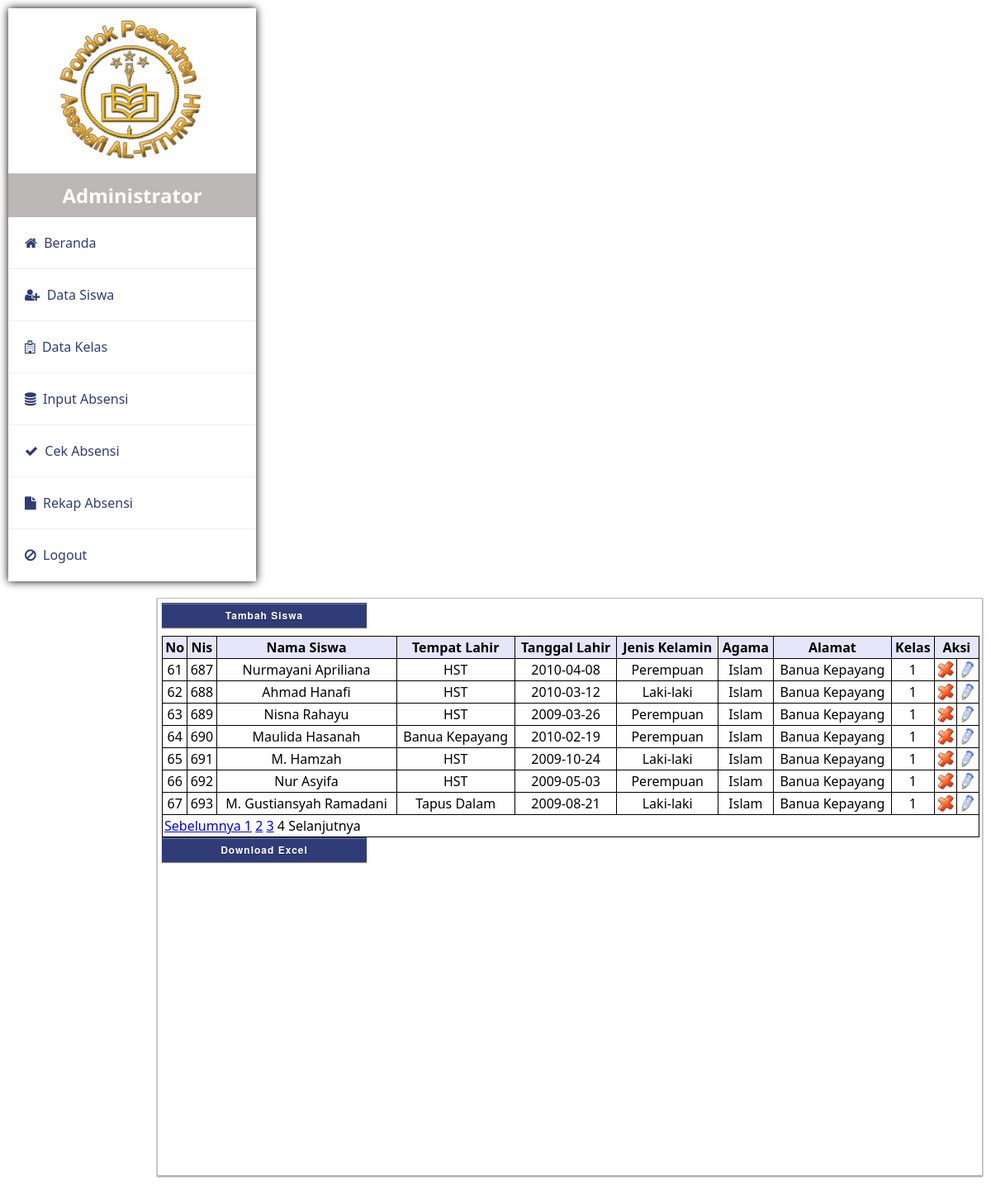
/siswa_data.php?pg=4 (signed in), run on the app's committed database.
### tables this page shows
CREATE TABLE IF NOT EXISTS `siswa` (
  `nis` int(3) NOT NULL AUTO_INCREMENT,
  `nama_siswa` varchar(100) NOT NULL,
  `tempat_lahir` varchar(100) NOT NULL,
  `tanggal_lahir` date NOT NULL,
  `jenis_kelamin` varchar(10) NOT NULL,
  `agama` varchar(30) NOT NULL,
  `alamat` text NOT NULL,
  `kode_kelas` int(3) NOT NULL,
  PRIMARY KEY (`nis`)
);

CREATE TABLE IF NOT EXISTS `kelas` (
  `kode_kelas` int(3) NOT NULL AUTO_INCREMENT,
  `kelas` varchar(3) NOT NULL,
  PRIMARY KEY (`kode_kelas`)
);

### siswa_data.php (the view, shortened to what this page needs)
<!DOCTYPE html>
<?php
if (empty($_SESSION['username']) AND empty($_SESSION['passuser'])) {
  echo "<center>Untuk mengakses halaman ini, Anda harus login <br>";
  echo "<a href=index.php><b>LOGIN</b></a></center>";
}
else{
?>
<html lang="en">
<head>
 <link rel="stylesheet" href="css/admin.css">
 <link rel="stylesheet" href="css/font-awesome.css">
</head>
<body>
 <aside>
 <div class="brand">
  <img src="gambar/logo.png" width="200" alt="">
  <h2>Administrator</h2>
 </div>
  <ul class="menu">
   <li><a href="beranda.php"><i class="fa fa-home"></i> &nbsp;Beranda</a></li>
   <li><a href="siswa_data.php"><i class="fa fa-user-plus"></i> &nbsp;Data Siswa</a></li>
   <li><a href="kelas_data.php"><i class="fa fa-hospital-o"></i> &nbsp;Data Kelas</a></li>
   <li><a href="absensi_data.php"><i class="fa fa-database"></i> &nbsp;Input Absensi</a></li>
   <li><a href="absensi_cek.php"><i class="fa fa-check"></i> &nbsp;Cek Absensi</a></li>
   <li><a href="absensi_rekap.php"><i class="fa fa-file"></i> &nbsp;Rekap Absensi</a></li>
   <li><a href="logout.php"><i class="fa fa-ban"></i> &nbsp;Logout</a></li>
  </ul>
 </aside>
	<form action="siswa_tambah.php" class="posting">
		<input type="submit" class="btn" value="Tambah Siswa" />
		<table width="990" border="0" align="center" cellpadding="2" cellspacing="1" bgcolor="#000000" celpading="2" celspacing="1" >
		<tr bgcolor="#E6E6FA">
		<td><div align="center"><strong>No</strong></div></td>
		<td><div align="center"><strong>Nis</strong></div></td>
		<td><div align="center"><strong>Nama Siswa</strong></div></td>
		<td><div align="center"><strong>Tempat Lahir</strong></div></td>
		<td><div align="center"><strong>Tanggal Lahir</strong></div></td>
		<td><div align="center"><strong>Jenis Kelamin</strong></div></td>
		<td><div align="center"><strong>Agama</strong></div></td>
		<td><div align="center"><strong>Alamat</strong></div></td>
		<td><div align="center"><strong>Kelas</strong></div></td>
		<td colspan="2"><div align="center"><strong>Aksi</strong></div></td>
		</tr>
			<?php
			$batas = 20;
			$pg = isset( $_GET['pg'] ) ? $_GET['pg'] : "";
			if ( empty( $pg ) ) {
			$posisi = 0;
			$pg = 1;
			} else {
			$posisi = ( $pg - 1 ) * $batas;
			}
			$no=0+$posisi;
			  $tampil="SELECT * FROM siswa, kelas WHERE siswa.kode_kelas=kelas.kode_kelas limit $posisi, $batas";
			  $qryTampil=mysql_query($tampil);
			  while ($dataTampil=mysql_fetch_array($qryTampil)) {
			 $no++;
			 ?>
			<tr bgcolor="#FFFFFF">
			<td align="center"><?php echo $no ; ?></td>
			<td align="center"><?php echo $dataTampil['nis']; ?></td>
			<td align="center"><?php echo $dataTampil['nama_siswa']; ?></td>
			<td align="center"><?php echo $dataTampil['tempat_lahir']; ?></td>
			<td align="center"><?php echo $dataTampil['tanggal_lahir']; ?></td>
			<td align="center"><?php echo $dataTampil['jenis_kelamin']; ?></td>
			<td align="center"><?php echo $dataTampil['agama']; ?></td>
			<td align="center"><?php echo $dataTampil['alamat']; ?></td>
			<td align="center"><?php echo $dataTampil['kode_kelas']; ?></td>
			<td>
			<div align="center">
			<a href="siswa_hapus.php?nis=<?php echo $dataTampil['nis'] ; ?>" onclick="javascript: return confirm('Anda yakin hapus ?')"><img src="gambar/hapus.png" width="20"></a>
			</td>
			<td>
			<a href="siswa_edit.php?nis=<?php echo $dataTampil['nis']; ?>"><img src="gambar/edit.png" width="20"></a>
			</td>
			</tr>
			<?php } ?>
			<tr bgcolor="#FFFFFF">
			<td colspan="11">
			<?php
			$jml_data = mysql_num_rows(mysql_query("SELECT * FROM siswa"));
			$JmlHalaman = ceil($jml_data/$batas);
			if ( $pg > 1 ) {
			$link = $pg-1;
			$prev = "<a href='?pg=$link'>Sebelumnya </a>";
			} else {
			$prev = "Sebelumnya ";
			}
			$nmr = '';
			for ( $i = 1; $i<= $JmlHalaman; $i++ ){
			if ( $i == $pg ) {
			$nmr .= $i . " ";
			} else {
			$nmr .= "<a href='?pg=$i'>$i</a> ";
			}
			}
			if ( $pg < $JmlHalaman ) {
			$link = $pg + 1;
			$next = " <a href='?pg=$link'>Selanjutnya</a>";
			} else {
			$next = "Selanjutnya";
			}
			echo $prev . $nmr . $next;
			 ?>
			 </td>
			 </tr>
		</table>
		<a href="cetak_siswa.php"><input type="button" class="btn" value="Download Excel" /></a>
	</form>
</body>
</html>
<?php } ?>

### css/admin.css (style rules this page uses)
* { margin: 0 auto; font-family: Segoe UI; box-sizing: border-box; }
aside { box-shadow: 0px 0px 10px black; float: left; margin: 10px; background: white; max-width: 100%; width: 300px; }
img { display: block; max-width: 100%; }
aside .brand img { height: 200px; }
aside .brand h2 { background:rgba(133, 125, 125, 0.541); color: white; text-align: center; padding: 10px; }
ul.menu { list-style: none; padding: 0; }
ul.menu li { position: relative; }
ul.menu li a { text-decoration: none; padding: 20px; color: rgb(47, 60, 119); display: block; border-bottom: 1px solid #eee; -webkit-transition: all 0.4s ease-in-out; -o-transition: all 0.4s ease-in-out; transition: all 0.4s ease-in-out; }
.posting { float : right; width: 1000px; min-height:700px; margin-left : 5px; margin-right: 10px; margin-top : 10px; margin-bottom : 45px; padding: 5px; position: relative; display: inline-block; text-align: justifiy; font: Times New Roman; border: 1px solid #bbb; -moz-box-shadow: 0 1px 2px rgba(0, 0, 0, 0.5), inset 0 1px 0 rgba(255, 255, 255, 0.5); -webkit-box-shadow: 0 1px 2px rgba(0, 0, 0, 0.5), inset 0 1px 0 rgba(255, 255, 255, 0.5); box-shadow: 0 1px 2px rgba(0, 0, 0, 0.5), inset 0 1px 0 rgba(255, 255, 255, 0.5); behavior: url(PIE.htc); }
.btn { width: 248px; height: 30px; color: #fff; font: bold 12px 'Helvetica Neue', Helvetica, Arial, sans-serif; text-shadow: 0 1px 0 rgba(0, 0, 0, 0.5); letter-spacing: 1px; text-align: center; border: 1px solid rgb(47, 60, 119); margin-top:; margin-bottom:10px; outline: none; cursor: pointer; position: relative; background-color: rgb(47, 60, 119); background-image: -webkit-gradient(linear, left top, left bottom, from(rgb(47, 60, 119)), to(rgb(47, 60, 119))); -moz-box-shadow: inset 0 1px 0 rgba(255, 255, 255, 0.3), 0 1px 1px rgba(0, 0, 0, 0.5); -webkit-box-shadow: inset 0 1px 0 rgba(255, 255, 255, 0.3), 0 1px 1px rgba(0, 0, 0, 0.5); box-shadow: inset 0 1px 0 rgba(255, 255, 255, 0.3), 0 1px 1px rgba(0, 0, 0, 0.5); behavior: url(PIE.htc); }

### data on the page
siswa: nis "687", nama_siswa "Nurmayani Apriliana", tempat_lahir "HST", tanggal_lahir "2010-04-08", jenis_kelamin "Perempuan", agama "Islam", alamat "Banua Kepayang", kode_kelas.kode_kelas "1"
siswa: nis "688", nama_siswa "Ahmad Hanafi", tempat_lahir "HST", tanggal_lahir "2010-03-12", jenis_kelamin "Laki-laki", agama "Islam", alamat "Banua Kepayang", kode_kelas.kode_kelas "1"
siswa: nis "689", nama_siswa "Nisna Rahayu", tempat_lahir "HST", tanggal_lahir "2009-03-26", jenis_kelamin "Perempuan", agama "Islam", alamat "Banua Kepayang", kode_kelas.kode_kelas "1"
siswa: nis "690", nama_siswa "Maulida Hasanah", tempat_lahir "Banua Kepayang", tanggal_lahir "2010-02-19", jenis_kelamin "Perempuan", agama "Islam", alamat "Banua Kepayang", kode_kelas.kode_kelas "1"
siswa: nis "691", nama_siswa "M. Hamzah", tempat_lahir "HST", tanggal_lahir "2009-10-24", jenis_kelamin "Laki-laki", agama "Islam", alamat "Banua Kepayang", kode_kelas.kode_kelas "1"
siswa: nis "692", nama_siswa "Nur Asyifa", tempat_lahir "HST", tanggal_lahir "2009-05-03", jenis_kelamin "Perempuan", agama "Islam", alamat "Banua Kepayang", kode_kelas.kode_kelas "1"
siswa: nis "693", nama_siswa "M. Gustiansyah Ramadani", tempat_lahir "Tapus Dalam", tanggal_lahir "2009-08-21", jenis_kelamin "Laki-laki", agama "Islam", alamat "Banua Kepayang", kode_kelas.kode_kelas "1"

### other printed values
$next "Selanjutnya"
